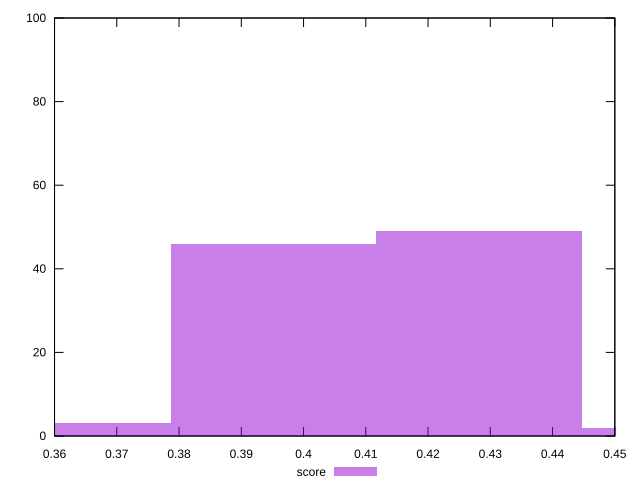

The gnuplot source for this figure:
reset

$score <<EOF
0.39524614643295464 46
0.4281833253023675 49
0.4611205041717804 2
0.36230896756354175 3
EOF

set key outside below
set boxwidth 0.032937178869412886
set xrange [0.36:0.45]
set yrange [0:100]
set trange [0:100]
set style fill transparent solid 0.5 noborder
set terminal svg size 640, 490 enhanced background rgb 'white'
set output "report_00015_2021-02-09T16-11-33.973Z/uses-text-compression/samples/pages+cached+noadtech+nomedia+nocss/score/histogram.svg"

plot $score title "score" with boxes

reset
